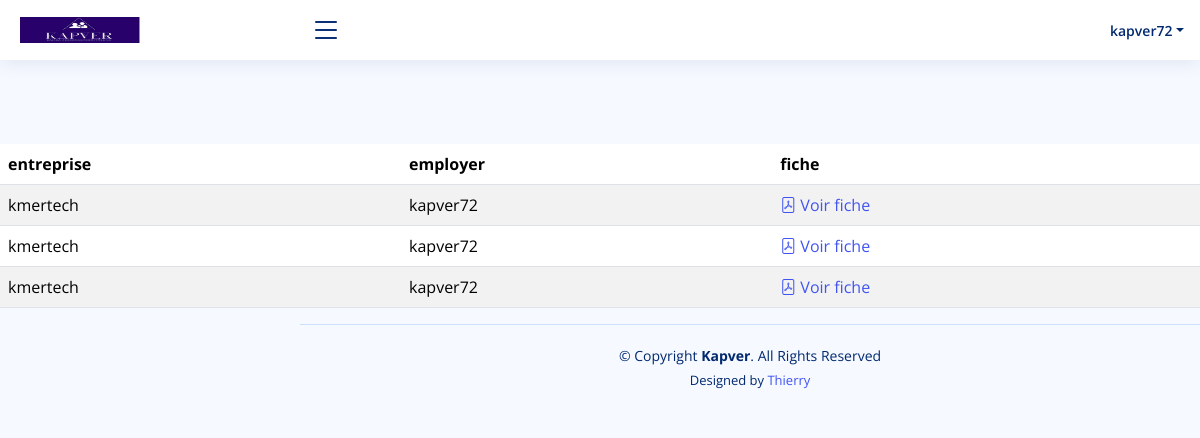
Page /fich_employer/1 (signed in) on the committed database.
### kapver_app/models.py (models this page shows, shortened)
class UserModel(AbstractUser):
    travailleur = models.BooleanField(default=False)
    entreprise = models.BooleanField(default=False)
    admin = models.BooleanField(default=False)
    membre_staff = models.BooleanField(default=False)
    class Meta:
        verbose_name = ('UserModel')
        verbose_name_plural = ('UserModels')
    def __str__(self):
        return self.username

class Fiche(models.Model):
    fiche = models.FileField(upload_to='fiche/', null=True, blank=True)
    date = models.DateTimeField(auto_now_add=True)
    valider = models.BooleanField(default=False)
    signer_entreprise = models.BooleanField(default=False)
    signer_employer = models.BooleanField(default=False)
    employer = models.ForeignKey(Employer, related_name='emp', on_delete=models.CASCADE,blank=True,null=True)
    entreprise = models.ForeignKey(Entreprise,on_delete=models.CASCADE,blank=True,null=True)
    date_signer_entreprise = models.DateTimeField(blank=True, null=True)
    date_signer_employer = models.DateTimeField(blank=True, null=True)
    approuver = models.BooleanField(default=False)
    class Meta:
        verbose_name = ('Fiche')
        verbose_name_plural = ('Fiches')

class Employer(models.Model):
    nom = models.ForeignKey(UserModel,on_delete=models.CASCADE,related_name='nom_employer')
    entreprise = models.ForeignKey(Entreprise,on_delete=models.CASCADE,related_name='entreprseE')
    date = models.DateTimeField(auto_now_add=True)
    def __str__(self):
        return f"{self.nom}"
    class Meta:
        verbose_name= ('Employer')
        verbose_name_plural = ('Employers')

class Entreprise(models.Model):
    gerant = models.ForeignKey(UserModel,on_delete=models.CASCADE,related_name='partenaire')
    nom_entreprise  = models.CharField(max_length=100)
    date  = models.DateTimeField(auto_now_add=True)
    adresse = models.CharField(max_length=100)
    email = models.EmailField()
    BP = models.CharField(max_length=100)
    nombre_travailler = models.IntegerField(null=True,blank=True)
    def __str__(self):
        return f"{self.nom_entreprise}"
    class Meta:
        verbose_name= ('Entreprise')
        verbose_name_plural = ('Entreprises')

### kapver_app/views.py (the view)
# urls.py: path('fich_employer/<int:pk>',views.fich_employer,name='fich_employer'),
def fich_employer(request,pk):
    if request.user.is_authenticated:
        if request.user.admin == True:
            obj = Employer.objects.get(pk=pk)
            print(obj.pk)
            nome = obj.nom
            employer = Employer.objects.get(nom=nome)
            fich = Fiche.objects.filter(employer=employer)
            for i in fich:
                print(i.pk)
            return render(request,'admin/fich_employer.html',{'fich':fich})
        else:
            return redirect('index')
    else:
        return redirect('index')

### kapver_app/templates/admin/fich_employer.html (shortened to what this page needs)
{% extends './dashboard.html' %}
{% load i18n %}
{% block main %}
<br><br><br><br><br><br>
<table class="table table-striped">
    <thead>
      <tr>
        <th scope="col">entreprise</th>
        <th scope="col">employer</th>
        <th scope="col">fiche</th>
      </tr>
    </thead>
    <tbody>
        {% for i in fich %}
      <tr>
        <td>{{i.employer.entreprise}}</td>
        <td>{{i.employer}}</td>
        <td><a href="/media/{{i.fiche}}"> <i class="bi bi-file-pdf"></i> Voir fiche</a></td>
      </tr>
      {% endfor %}
    </tbody>
  </table>
{% endblock %}

### kapver_app/templates/admin/dashboard.html (shortened to what this page needs)
{% load i18n %}
{% if request.user.admin == True or request.user.entreprise == True%}
{% load static %}
<!DOCTYPE html>
<html lang="en">
<head>
  <link href="{% static 'assets/vendor/bootstrap/css/bootstrap.min.css' %}" rel="stylesheet">
  <link href="{% static 'assets/vendor/bootstrap-icons/bootstrap-icons.css' %}" rel="stylesheet">
  <link href="{% static 'assets/vendor/boxicons/css/boxicons.min.css' %}" rel="stylesheet">
  <link href="{% static 'assets/vendor/quill/quill.snow.css' %}" rel="stylesheet">
  <link href="{% static 'assets/vendor/quill/quill.bubble.css' %}" rel="stylesheet">
  <link href="{% static 'assets/vendor/remixicon/remixicon.css' %}" rel="stylesheet">
  <link href="{% static 'assets/vendor/simple-datatables/style.css' %}" rel="stylesheet">
  <link href="{% static 'assets/css/style.css' %}" rel="stylesheet">
</head>
<body>
  <header id="header" class="header fixed-top d-flex align-items-center">
    <div class="d-flex align-items-center justify-content-between">
      <a href="{% url 'dashboard' %}" class="logo d-flex align-items-center">
        <img src="{% static 'logo/kamga.jpg' %}" alt="" style="width: 120px;">
      </a>
      <i class="bi bi-list toggle-sidebar-btn"></i>
    </div>
    <nav class="header-nav ms-auto">
      <ul class="d-flex align-items-center">
        <li class="nav-item dropdown pe-3">
          <a class="nav-link nav-profile d-flex align-items-center pe-0" href="#" data-bs-toggle="dropdown">
            <span class="d-none d-md-block dropdown-toggle ps-2">{{request.user}}</span>
          </a>
        </li>
      </ul>
    </nav>
  </header>
  {% block main %}{% endblock %}
  {% block signature %}
  <footer id="footer" class="footer">
    <div class="copyright">
      &copy; Copyright <strong><span>Kapver</span></strong>. All Rights Reserved
    </div>
    <div class="credits">
      Designed by <a href="https://www.github.com/chuina12">Thierry</a>
    </div>
  </footer>
  {% endblock%}
</body>
</html>
{% endif %}

### static/assets/css/style.css (style rules this page uses)
:root { scroll-behavior: smooth; }
body { font-family: "Open Sans", sans-serif; background: #f6f9ff; color: #444444; }
a { color: #4154f1; text-decoration: none; }
.logo { line-height: 1; }
@media (min-width: 1200px) { .logo { width: 280px; } }
.logo img { max-height: 26px; margin-right: 6px; }
.header { transition: all 0.5s; z-index: 997; height: 60px; box-shadow: 0px 2px 20px rgba(1, 41, 112, 0.1); background-color: #fff; padding-left: 20px; }
.header .toggle-sidebar-btn { font-size: 32px; padding-left: 10px; cursor: pointer; color: #012970; }
.header-nav ul { list-style: none; }
.header-nav>ul { margin: 0; padding: 0; }
.header-nav .nav-profile { color: #012970; }
.header-nav .nav-profile span { font-size: 14px; font-weight: 600; }
@media (min-width: 1200px) { #main, #footer { margin-left: 300px; } }
.footer { padding: 20px 0; font-size: 14px; transition: all 0.3s; border-top: 1px solid #cddfff; }
.footer .copyright { text-align: center; color: #012970; }
.footer .credits { padding-top: 5px; text-align: center; font-size: 13px; color: #012970; }

### rows in the picture
UserModel: user "kapver72"
Fiche: employer.entreprise "kmertech", employer "kapver72"
Fiche: employer.entreprise "kmertech", employer "kapver72"
Fiche: employer.entreprise "kmertech", employer "kapver72"
